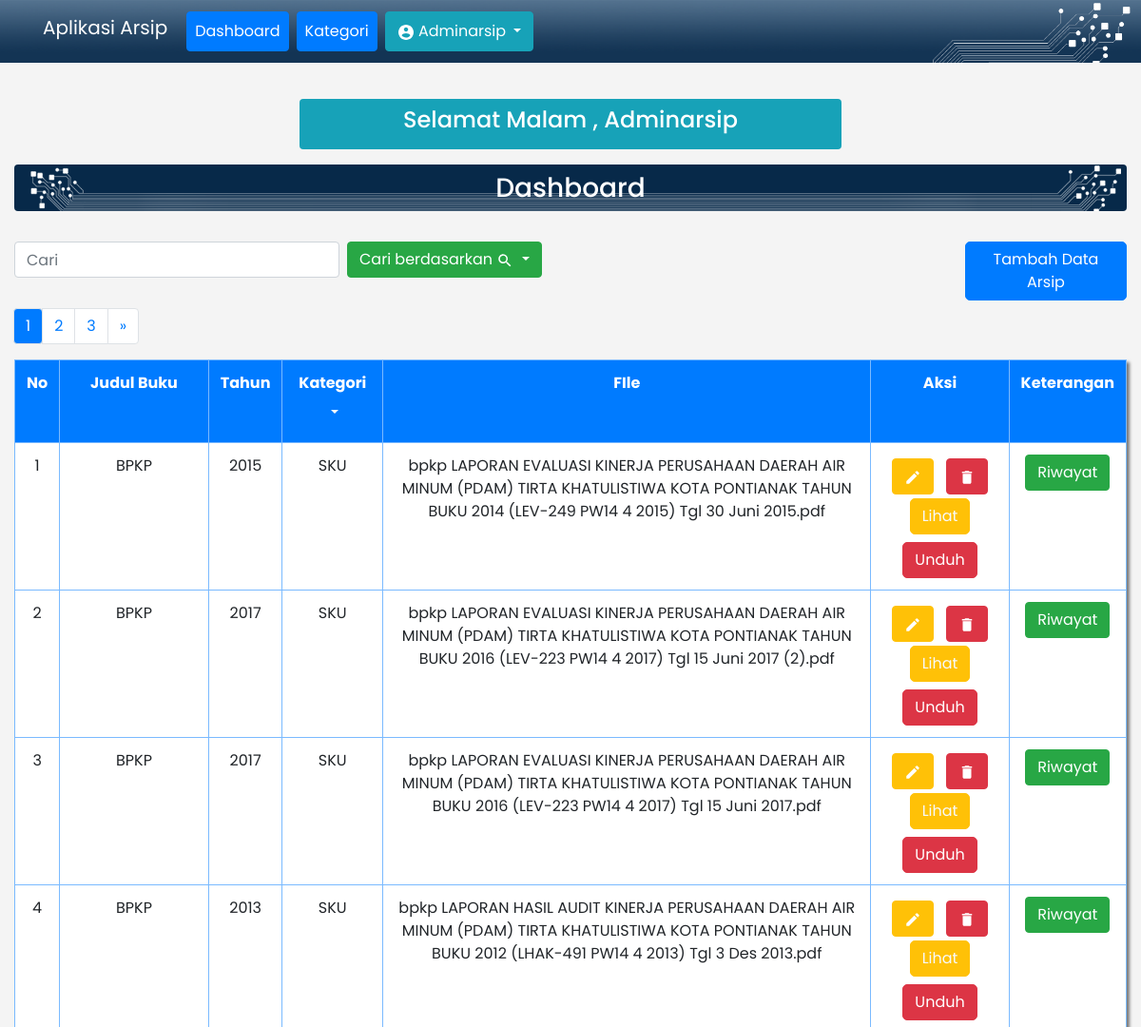
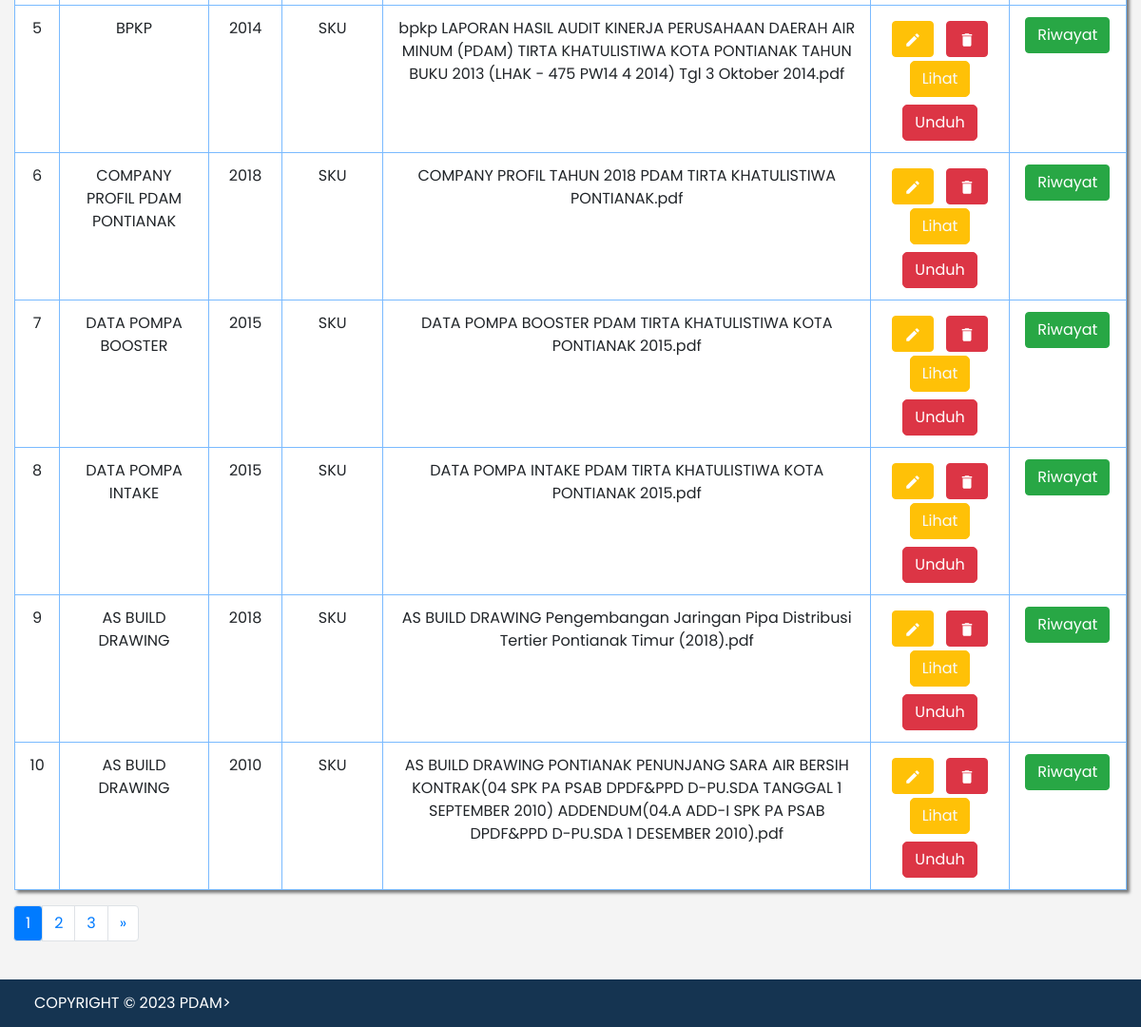
The app's page /index.php (signed in) with its own data (2 pictures, top to bottom).
### tables this page shows
CREATE TABLE `arsip_dokumen` (
  `id_arsip_dokumen` int(11) NOT NULL,
  `judul_buku` varchar(255) NOT NULL,
  `id_kategori` int(11) NOT NULL,
  `tahun` int(4) NOT NULL,
  `keterangan` varchar(255) NOT NULL,
  `filename` varchar(200) NOT NULL,
  `filesize` int(11) NOT NULL,
  `filetype` varchar(100) NOT NULL,
  `upload_date` timestamp NOT NULL DEFAULT current_timestamp() ON UPDATE current_timestamp()
);

CREATE TABLE `kategori` (
  `id_kategori` int(11) NOT NULL,
  `nama_kategori` varchar(100) NOT NULL
);

### index.php (the view, shortened to what this page needs)
<?php
require 'functions.php';
$jumlah_data_per_halaman = 10;
$jumlah_data = count(query("SELECT * FROM arsip_dokumen  JOIN kategori ON arsip_dokumen.id_kategori = kategori.id_kategori WHERE arsip_dokumen.id_kategori"));
$jumlah_halaman = ceil($jumlah_data / $jumlah_data_per_halaman);
$halaman_aktif = (isset($_GET['halaman'])) ? $_GET['halaman'] : 1;
$awal_data = ($jumlah_data_per_halaman * $halaman_aktif) - $jumlah_data_per_halaman;
$isi = query("SELECT * FROM arsip_dokumen JOIN kategori ON arsip_dokumen.id_kategori = kategori.id_kategori WHERE arsip_dokumen.id_kategori LIMIT $awal_data, $jumlah_data_per_halaman");
?>
<!doctype html>
<html lang="en">
<head>
	<link rel="stylesheet" href="vendor/bootstrap.min.css">
	<link rel="stylesheet" href="vendor/style.css">
</head>
<body class="bg">
	<?php include 'include/navbar.php'; ?>
	<section id="bidang" class="bidang">
		<div class="container-fluid">
			<div class="row marquee justify-content-center">
				<div class="col-md-6 mt-2 mb-3">
					<marquee scrollamount="10" loop="infinite" direction="left" class="nav-link text-white p-2 bg-info rounded text-center">
						<h4><?= salam(); ?>, <?= ucfirst($_SESSION['nama']); ?></h4>
					</marquee>
				</div>
			</div>
			<div class="row h3">
				<div class="col">
					<h3 class="bg-supergraphicss p-2 text-white text-center rounded">Dashboard</h3>
				</div>
			</div>
			<div class="row justify-content-center menu">
				<div class="col-md-10 mt-3 mb-2">
					<form class="form-inline" method="post">
						<input for="colFormLabel" class="form-control mr-sm-2" type="text" autocomplete="off" placeholder="Cari" aria-label="Search" name="keyword">
						<div class="dropdown">
							<button class="btn btn-success dropdown-toggle" type="button" id="dropdownMenuButton" data-toggle="dropdown" aria-haspopup="true" aria-expanded="false">
								Cari berdasarkan
								<img src="img/baseline_search_white_18dp.png">
							</button>
						</div>
					</form>
				</div>
				<?php if ($_SESSION['akses'] == 'administrator') : ?>
					<div class="col-md-2 mt-3 mb-2">
						<a href="input.php" class="btn btn-primary" style="border-radius: 5px;">
							Tambah Data Arsip</a>
					</div>
				<?php endif ?>
			</div>
			<div class="row pagination">
				<div class="col-md-12">
					<nav aria-label="Page navigation example">
						<ul class="pagination pagination-md">
							<?php for ($i = 1; $i <= $jumlah_halaman; $i++) : ?>
								<?php if ($i == $halaman_aktif) : ?>
									<li class="page-item"><a class="rounded page-link bg-primary text-white" href="?halaman=<?= $i; ?>"><?= $i; ?></a></li>
								<?php else : ?>
									<li class="page-item"><a class="page-link" href="?halaman=<?= $i; ?>"><?= $i; ?></a></li>
								<?php endif; ?>
							<?php endfor; ?>
							<li class="page-item">
								<?php if ($halaman_aktif < $jumlah_halaman) : ?>
									<a class="page-link" href="?halaman=<?= $halaman_aktif + 1; ?>" aria-label="Next">
										<span aria-hidden="true">&raquo;</span>
									</a>
								<?php endif; ?>
							</li>
						</ul>
					</nav>
				</div>
			</div>
			<div class="row">
				<div class="col">
					<table rules="all" border="2" cellpadding="10" cellspacing="0" class="table bg-white table-bordered table-hover table-primary shadow-box">
						<tr class="bg-primary text-white text-center">
							<th>No </th>
							<th>Judul Buku</th>
							<th>Tahun</th>
							<th>
								<div class="dropdown">
									<form action="" method="post">
									Kategori
									<button class="btn dropdown-toggle text-light" type="button" id="dropdownMenuButton" data-toggle="dropdown" aria-haspopup="true" aria-expanded="false">
									</button>
									</form>
								</div>
							</th>
							<th>FIle</th>
							<th class="aksi">Aksi</th>
							<th>Keterangan</th>
						</tr>
						<?php $i = 1; ?>
						<?php foreach ($isi as $row) :
							$file_path = "uploads/" . $row['filename']; ?>
							<tr class="text-center">
								<td><?= $i; ?></td>
								<td><?= $row["judul_buku"]; ?></td>
								<td><?= $row["tahun"]; ?></td>
								<td><?= $row["nama_kategori"]; ?></td>
								<td><?= $row["filename"]; ?></td>
								<td class="aksi">
									<?php if ($_SESSION['akses'] == 'administrator') : ?>
										<a href="ubah.php?id=<?= $row['id_arsip_dokumen']; ?>" onclick="return confirm('Apakah Anda Ingin Mengubah Data ?');" class="m-1 btn btn-warning text-center text-white">
											<img src="img/baseline_edit_white_18dp.png">
										</a>
										<a href="hapus.php?id=<?= $row['id_arsip_dokumen']; ?>" onclick="return confirm('Apakah Anda Ingin Menghapus Data ?');" class="m-1 btn btn-danger text-center">
											<img src="img/baseline_delete_white_18dp.png">
										</a>
									<?php endif ?>
									<a href="<?php echo $file_path; ?>" class="btn btn-warning text-light mb-2" target="_blank" style="border-radius: 5px;">Lihat</a>
									<a href="<?php echo $file_path; ?>" class="btn btn-danger" style="border-radius: 5px;" download>Unduh</a>
								</td>
								<td>
									<div class="data-keterangan" data-keterangan="<?= htmlspecialchars($row['keterangan'], ENT_QUOTES, 'UTF-8'); ?>"></div><button class="btn btn-success" onclick="showmsg(this);">Riwayat</button>
								</td>
							</tr>
							<?php $i++; ?>
						<?php endforeach; ?>
					</table>
				</div>
			</div>
			<div class="row pagination">
				<div class="col-md-12">
					<nav aria-label="Page navigation example">
						<ul class="pagination pagination-md">
							<?php for ($i = 1; $i <= $jumlah_halaman; $i++) : ?>
								<?php if ($i == $halaman_aktif) : ?>
									<li class="page-item"><a class="rounded page-link bg-primary text-white" href="?halaman=<?= $i; ?>"><?= $i; ?></a></li>
								<?php else : ?>
									<li class="page-item"><a class="page-link" href="?halaman=<?= $i; ?>"><?= $i; ?></a></li>
								<?php endif; ?>
							<?php endfor; ?>
							<li class="page-item">
								<?php if ($halaman_aktif < $jumlah_halaman) : ?>
									<a class="page-link" href="?halaman=<?= $halaman_aktif + 1; ?>" aria-label="Next">
										<span aria-hidden="true">&raquo;</span>
									</a>
								<?php endif; ?>
							</li>
						</ul>
					</nav>
				</div>
			</div>
		</div>
	</section>
	<div class="footer">
		<p>COPYRIGHT &copy; <?= date('Y'); ?> PDAM></a></a></p>
	</div>
</body>
</html>

### records on screen
arsip_dokumen: judul_buku "BPKP", tahun "2015", id_kategori.nama_kategori "SKU", filename "bpkp LAPORAN EVALUASI KINERJA PERUSAHAAN DAERAH AIR MINUM (PDAM) TIRTA KHATULISTIWA KOTA PONTIANAK TAHUN BUKU 2014 (LEV-249 PW14 4 2015) Tgl 30 Juni 2015.pdf"
arsip_dokumen: judul_buku "BPKP", tahun "2017", id_kategori.nama_kategori "SKU", filename "bpkp LAPORAN EVALUASI KINERJA PERUSAHAAN DAERAH AIR MINUM (PDAM) TIRTA KHATULISTIWA KOTA PONTIANAK TAHUN BUKU 2016 (LEV-223 PW14 4 2017) Tgl 15 Juni 2017 (2).pdf"
arsip_dokumen: judul_buku "BPKP", tahun "2017", id_kategori.nama_kategori "SKU", filename "bpkp LAPORAN EVALUASI KINERJA PERUSAHAAN DAERAH AIR MINUM (PDAM) TIRTA KHATULISTIWA KOTA PONTIANAK TAHUN BUKU 2016 (LEV-223 PW14 4 2017) Tgl 15 Juni 2017.pdf"
arsip_dokumen: judul_buku "BPKP", tahun "2013", id_kategori.nama_kategori "SKU", filename "bpkp LAPORAN HASIL AUDIT KINERJA PERUSAHAAN DAERAH AIR MINUM (PDAM) TIRTA KHATULISTIWA KOTA PONTIANAK TAHUN BUKU 2012 (LHAK-491 PW14 4 2013) Tgl 3 Des 2013.pdf"
arsip_dokumen: judul_buku "BPKP", tahun "2014", id_kategori.nama_kategori "SKU", filename "bpkp LAPORAN HASIL AUDIT KINERJA PERUSAHAAN DAERAH AIR MINUM (PDAM) TIRTA KHATULISTIWA KOTA PONTIANAK TAHUN BUKU 2013 (LHAK - 475 PW14 4 2014) Tgl 3 Oktober 2014.pdf"
arsip_dokumen: judul_buku "COMPANY PROFIL PDAM PONTIANAK", tahun "2018", id_kategori.nama_kategori "SKU", filename "COMPANY PROFIL TAHUN 2018 PDAM TIRTA KHATULISTIWA PONTIANAK.pdf"
arsip_dokumen: judul_buku "DATA POMPA BOOSTER", tahun "2015", id_kategori.nama_kategori "SKU", filename "DATA POMPA BOOSTER PDAM TIRTA KHATULISTIWA KOTA PONTIANAK 2015.pdf"
arsip_dokumen: judul_buku "DATA POMPA INTAKE", tahun "2015", id_kategori.nama_kategori "SKU", filename "DATA POMPA INTAKE PDAM TIRTA KHATULISTIWA KOTA PONTIANAK 2015.pdf"
arsip_dokumen: judul_buku "AS BUILD DRAWING", tahun "2018", id_kategori.nama_kategori "SKU", filename "AS BUILD DRAWING Pengembangan Jaringan Pipa Distribusi Tertier Pontianak Timur (2018).pdf"
arsip_dokumen: judul_buku "AS BUILD DRAWING", tahun "2010", id_kategori.nama_kategori "SKU", filename "AS BUILD DRAWING PONTIANAK PENUNJANG SARA AIR BERSIH KONTRAK(04 SPK PA PSAB DPDF&PPD D-PU.SDA TANGGAL 1 SEPTEMBER 2010) ADDENDUM(04.A ADD-I SPK PA PSAB DPDF&PPD D-PU.SDA 1 DESEMBER 2010).pdf"

### other values on screen
$_SESSION["nama"] "Adminarsip"
$_SESSION['nama'] "Adminarsip"
